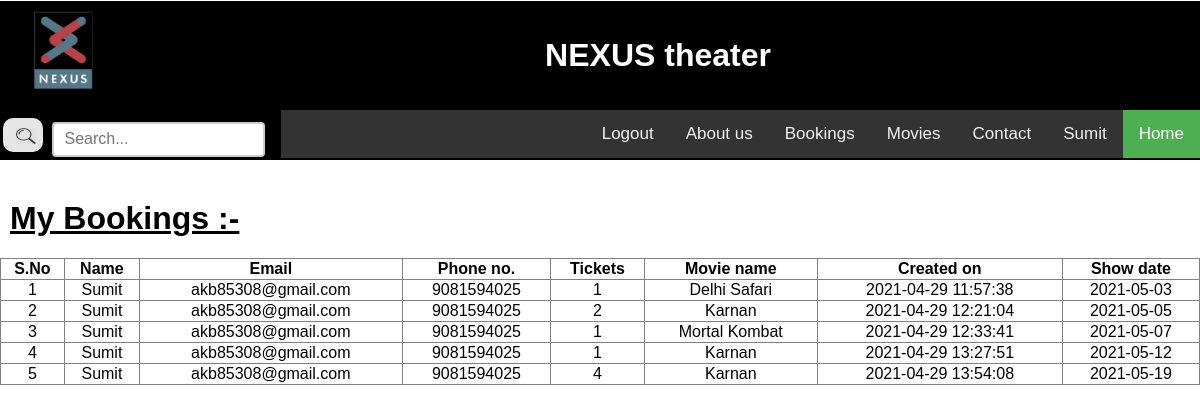
Page /user/bookings.php (signed in) on the committed database.
### tables this page shows
CREATE TABLE `tb_ticket` (
  `id` int(100) NOT NULL,
  `uname` varchar(50) NOT NULL,
  `email` varchar(50) NOT NULL,
  `phone` bigint(20) NOT NULL,
  `qty` int(20) DEFAULT NULL,
  `movie_name` varchar(100) NOT NULL,
  `created on` timestamp NOT NULL DEFAULT current_timestamp() ON UPDATE current_timestamp(),
  `show_date` varchar(100) NOT NULL
);

### user/bookings.php (the view, shortened to what this page needs)
<!DOCTYPE html>
<html>
<head>
    <link rel="stylesheet" href="css/style.css" />
<link rel="stylesheet" href="https://cdnjs.cloudflare.com/ajax/libs/font-awesome/4.7.0/css/font-awesome.min.css">
</head>
<?php
$um=$_SESSION['uname'];
if(isset($_SESSION['uname']))
{
?>
<body>
<div style="height:46px;width:100%;background-color:black;margin-top:1px;float:left;position: fixed;top:0px;right:0px">
        <ul>
            <li style="float: left;padding: 0px 3px">
                <img src="nexus.png" height="100px" style="margin-bottom:5px;margin-left: 10px;">
            </li>
            <li>
                <h1 align="center" style="color: white;margin-top:36px;">NEXUS theater</h1>
            </li>
        </ul>
	<ul>
        <li style="float: left;padding: 0px 3px">
            <form action="search.php" method="post">
                <button type="submit" name="submit"><img src="..\user\uimg\ser.jpg" style="height: 16px;margin-left: -7px; width:20px; margin-top: 5px;"></button>
                <input type="text" name="search" placeholder="Search..." style="height: 35px; width:213px; margin-top: 1px; margin-bottom: 3px;">
            </form>
        </li>
        <div class="topnav" id="myTopnav">
            <li style="float: right;"><a href="..\user\userhome.php" class="active">Home</a></li>
            <li style="float: right;"><a href="..\user\user.php"><?php echo $um ?></a></li>
            <li style="float: right;"><a href="..\user\contact.php">Contact</a></li>
            <li style="float: right;"><a href="..\user\movies.php">Movies</a></li>
            <li style="float: right;"><a href="..\user\bookings.php">Bookings</a></li>
            <li style="float: right;"><a href="about.php">About us</a></li>
            <li style="float: right;"><a href="..\index.php">Logout</a></li>
        </div>
	</ul>
</div>
	<?php
}
else
{
  header("location:../index.php");
}
?>
<?php
$con = new mysqli("localhost", "root", "","tp");
?>
<html>
	<div class="form">
			<u><h1 style="text-decoration: none;color: black;margin-top:200px; margin-left: 10px">My Bookings :- </h1></u>
			<table width="100%" border="1" style="border-collapse:collapse; ">
				<thead>
					<tr>
						<th><strong>S.No</strong></th>
						<th><strong>Name</strong></th>
						<th><strong>Email</strong></th>
						<th><strong>Phone no.</strong></th>
						<th><strong>Tickets</strong></th>
						<th><strong>Movie name</strong></th>
						<th><strong>Created on</strong></th>
						<th><strong>Show date</strong></th>
					</tr>
				</thead>
				<tbody>
					<?php
						$count=1;
						$query="SELECT * FROM tb_ticket WHERE uname='".$um."'";
 						$sql=mysqli_query($con,$query);
							while($row = mysqli_fetch_assoc($sql))
							{
					?>
						<tr>
							<td align="center"><?php echo $count; ?></td>
							<td align="center"><?php echo $row["uname"]; ?></td>
							<td align="center"><?php echo $row["email"]; ?></td>
							<td align="center"><?php echo $row["phone"]; ?></td>
							<td align="center"><?php echo $row["qty"];?></td>
							<td align="center"><?php echo $row["movie_name"]; ?></td>
							<td align="center"><?php echo $row["created on"]; ?></td>
							<td align="center"><?php echo $row["show_date"]; ?></td>
						</tr>
						<?php
							$count++;
							}
						?>
				</tbody>
			</table>
			<br/><br/><br/><br/>
		</div>
</html>

### user/css/style.css (style rules this page uses)
ul { list-style-type: none; margin: 0; padding: 0; overflow: hidden; background-color:black; }
li a { display: block; color: white; text-align: center; padding: 14px 30px; text-decoration: none; }
.active { background-color: #4CAF50; }
input[type=text] { width: 170px; box-sizing: border-box; border: 2px solid #ccc; border-radius: 4px; font-size: 16px; background-color: white; padding: 4px 12px 4px 10px; -webkit-transition: width 0.7s ease-in-out; transition: width 0.7s ease-in-out; margin-top: 7px; margin-left: 5px; margin-bottom: 7px; }
button { background-color: white; padding: 5px 20px; margin: 8px 0; border: none; cursor: pointer; width: 5%; opacity: 0.9; border-radius: 10px; }

### user/bookings.php (style rules this page uses)
body { margin: 0; font-family: Arial, Helvetica, sans-serif; }
.topnav { overflow: hidden; background-color: #333; }
.topnav a { float: left; display: block; color: #f2f2f2; text-align: center; padding: 14px 16px; text-decoration: none; font-size: 17px; }
.topnav a.active { background-color: #4CAF50; color: white; }

### rows in the picture
tb_ticket: uname "Sumit", email "akb85308@gmail.com", phone "9081594025", qty "1", movie_name "Delhi Safari", created on "2021-04-29 11:57:38", show_date "2021-05-03"
tb_ticket: uname "Sumit", email "akb85308@gmail.com", phone "9081594025", qty "2", movie_name "Karnan", created on "2021-04-29 12:21:04", show_date "2021-05-05"
tb_ticket: uname "Sumit", email "akb85308@gmail.com", phone "9081594025", qty "1", movie_name "Mortal Kombat", created on "2021-04-29 12:33:41", show_date "2021-05-07"
tb_ticket: uname "Sumit", email "akb85308@gmail.com", phone "9081594025", qty "1", movie_name "Karnan", created on "2021-04-29 13:27:51", show_date "2021-05-12"
tb_ticket: uname "Sumit", email "akb85308@gmail.com", phone "9081594025", qty "4", movie_name "Karnan", created on "2021-04-29 13:54:08", show_date "2021-05-19"

### other values in the picture
$um "Sumit"
